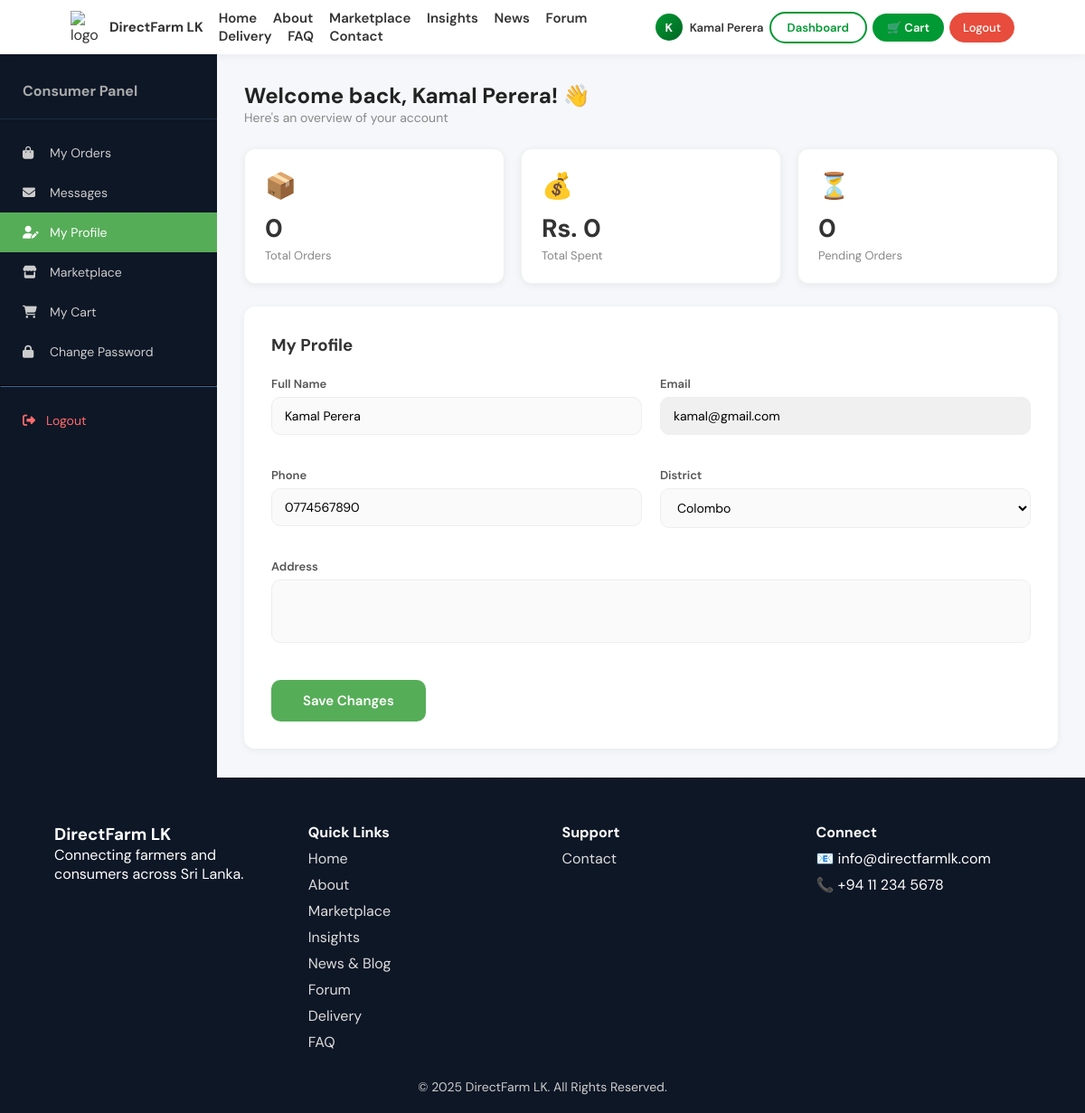
/consumer/dashboard.php?tab=profile (signed in), run on the app's committed database.
### tables this page shows
CREATE TABLE users (
    id INT AUTO_INCREMENT PRIMARY KEY,
    name VARCHAR(100) NOT NULL,
    email VARCHAR(100) UNIQUE NOT NULL,
    password VARCHAR(255) NOT NULL,
    role ENUM('farmer', 'consumer', 'admin') NOT NULL DEFAULT 'consumer',
    phone VARCHAR(20),
    district VARCHAR(50),
    address TEXT,
    profile_pic VARCHAR(255),
    is_verified TINYINT(1) DEFAULT 0,
    created_at TIMESTAMP DEFAULT CURRENT_TIMESTAMP
);

### consumer/dashboard.php (the view, shortened to what this page needs)
<?php
$db  = getDB();
$uid = $_SESSION['user_id'];
$user = $db->query("SELECT * FROM users WHERE id=$uid")->fetch_assoc();
$orders = $db->query("SELECT o.*, COUNT(oi.id) as item_count FROM orders o LEFT JOIN order_items oi ON o.id=oi.order_id WHERE o.consumer_id=$uid GROUP BY o.id ORDER BY o.created_at DESC");
$tab = $_GET['tab'] ?? 'orders';
?>
<!DOCTYPE html>
<html lang="en">
<head>
    <link rel="stylesheet" href="../style.css?v=2"/>
    <link rel="stylesheet" href="https://cdnjs.cloudflare.com/ajax/libs/font-awesome/6.5.0/css/all.min.css">
</head>
<body>
<?php include '../includes/navbar.php'; ?>
<div class="dashboard-layout">
    <div class="sidebar">
        <h3>Consumer Panel</h3>
        <a href="dashboard.php?tab=orders" class="<?= $tab==='orders'?'active':'' ?>"><i class="fa-solid fa-bag-shopping"></i> My Orders</a>
        <a href="dashboard.php?tab=messages" class="<?= $tab==='messages'?'active':'' ?>">
            <i class="fa-solid fa-envelope"></i> Messages
        </a>
        <a href="dashboard.php?tab=profile" class="<?= $tab==='profile'?'active':'' ?>"><i class="fa-solid fa-user-pen"></i> My Profile</a>
        <a href="../marketplace.php"><i class="fa-solid fa-store"></i> Marketplace</a>
        <a href="cart.php"><i class="fa-solid fa-cart-shopping"></i> My Cart</a>
        <a href="../change_password.php"><i class="fa-solid fa-lock"></i> Change Password</a>
        <hr style="border-color:#1c2e42; margin:15px 0;">
        <form method="POST" action="../includes/auth.php">
            <button type="submit" style="background:none; border:none; color:#ff6b6b; cursor:pointer; padding:13px 25px; font-size:14px; width:100%; text-align:left; display:flex; gap:12px; align-items:center;">
                <i class="fa-solid fa-right-from-bracket"></i> Logout
            </button>
        </form>
    </div>
    <div class="dash-content">
        <div class="dash-header">
            <h2>Welcome back, <?= htmlspecialchars($_SESSION['user_name']) ?>! 👋</h2>
            <p>Here's an overview of your account</p>
        </div>
        <?php
        $totalOrders    = $db->query("SELECT COUNT(*) as c FROM orders WHERE consumer_id=$uid")->fetch_assoc()['c'];
        $totalSpent     = $db->query("SELECT COALESCE(SUM(total_amount),0) as s FROM orders WHERE consumer_id=$uid AND status != 'cancelled'")->fetch_assoc()['s'];
        $pendingOrders  = $db->query("SELECT COUNT(*) as c FROM orders WHERE consumer_id=$uid AND status='pending'")->fetch_assoc()['c'];
        ?>
        <div class="stat-cards">
            <div class="stat-card"><div class="icon">📦</div><div class="num"><?= $totalOrders ?></div><div class="label">Total Orders</div></div>
            <div class="stat-card"><div class="icon">💰</div><div class="num">Rs. <?= number_format($totalSpent,0) ?></div><div class="label">Total Spent</div></div>
            <div class="stat-card"><div class="icon">⏳</div><div class="num"><?= $pendingOrders ?></div><div class="label">Pending Orders</div></div>
        </div>
        <?php if ($tab === 'orders'): ?>
        <div class="data-table">
            <div style="padding:18px 22px; background:white; border-bottom:2px solid #f0f0f0; font-weight:600; font-size:16px;">📦 My Orders</div>
            <table>
                <thead>
                    <tr>
                        <th>Order ID</th><th>Date</th><th>Items</th><th>Total</th><th>Payment</th><th>Status</th><th>Details</th>
                    </tr>
                </thead>
                <tbody>
                    <?php $orders->data_seek(0); while ($o = $orders->fetch_assoc()): ?>
                    <tr>
                        <td><strong>#<?= $o['id'] ?></strong></td>
                        <td><?= date('M d, Y', strtotime($o['created_at'])) ?></td>
                        <td><?= $o['item_count'] ?> items</td>
                        <td><strong>Rs. <?= number_format($o['total_amount'],2) ?></strong></td>
                        <td><?= ucwords(str_replace('_',' ',$o['payment_method'])) ?></td>
                        <td><span class="badge badge-<?= $o['status'] ?>"><?= ucfirst($o['status']) ?></span></td>
                        <td><a href="order_detail.php?id=<?= $o['id'] ?>" style="color:#56ad58; font-size:13px; font-weight:600;">View →</a></td>
                    </tr>
                    <?php endwhile; ?>
                    <?php if ($totalOrders === 0): ?>
                    <tr><td colspan="7" style="text-align:center; padding:40px; color:#aaa;">No orders yet. <a href="../marketplace.php" style="color:#56ad58;">Shop now!</a></td></tr>
                    <?php endif; ?>
                </tbody>
            </table>
        </div>
        <?php elseif ($tab === 'profile'): ?>
        <div class="profile-form">
            <h3 style="margin-bottom:22px;">My Profile</h3>
            <form method="POST">
                <div class="form-row">
                    <div class="form-group"><label>Full Name</label><input type="text" name="name" value="<?= htmlspecialchars($user['name']) ?>" required></div>
                    <div class="form-group"><label>Email</label><input type="email" value="<?= htmlspecialchars($user['email']) ?>" readonly style="background:#f0f0f0;"></div>
                </div>
                <div class="form-row">
                    <div class="form-group"><label>Phone</label><input type="tel" name="phone" value="<?= htmlspecialchars($user['phone'] ?? '') ?>"></div>
                    <div class="form-group">
                        <label>District</label>
                        <select name="district">
                            <?php foreach (['Colombo','Gampaha','Kandy','Matale','Nuwara Eliya','Galle','Matara','Hambantota','Jaffna','Kurunegala','Anuradhapura','Polonnaruwa','Badulla','Ratnapura','Kegalle'] as $d): ?>
                            <option value="<?= $d ?>" <?= $user['district']===$d?'selected':'' ?>><?= $d ?></option>
                            <?php endforeach; ?>
                        </select>
                    </div>
                </div>
                <div class="form-group" style="margin-bottom:18px;"><label>Address</label><textarea name="address" rows="3"><?= htmlspecialchars($user['address'] ?? '') ?></textarea></div>
                <button type="submit" style="background:#56ad58; color:white; padding:13px 35px; border:none; border-radius:10px; font-size:15px; font-weight:600; cursor:pointer;">Save Changes</button>
            </form>
        </div>
        <?php endif; ?>
    </div>
</div>
<?php include '../includes/footer.php'; ?>
</body>
</html>

### data on the page
users: name "Kamal Perera", email "kamal@gmail.com", phone "0774567890", district "Colombo"

### other printed values
substr($_SESSION['user_name'],0,1) "K"
$_SESSION['user_name'] "Kamal Perera"
$totalOrders "0"
$totalSpent "0"
$pendingOrders "0"
